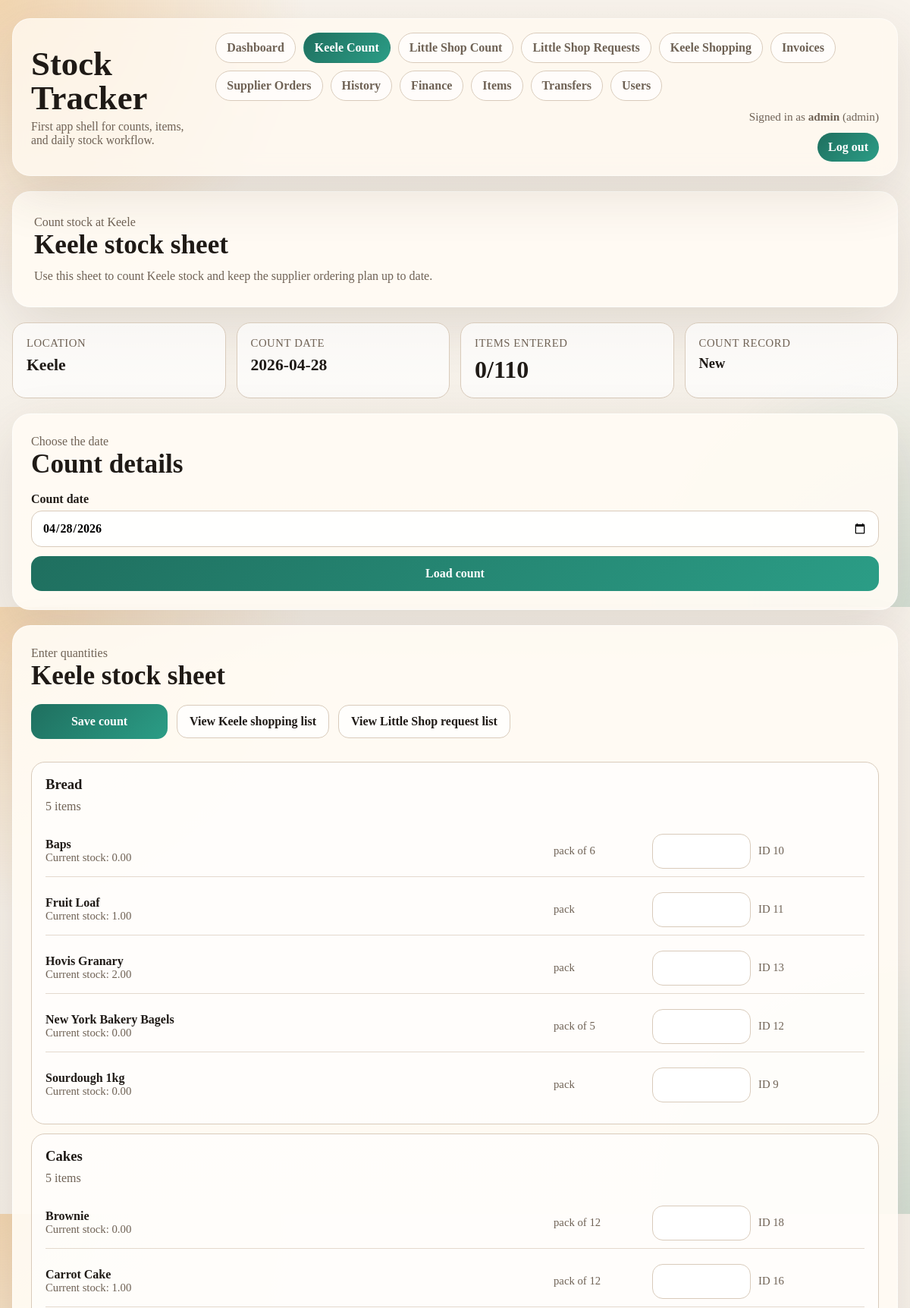
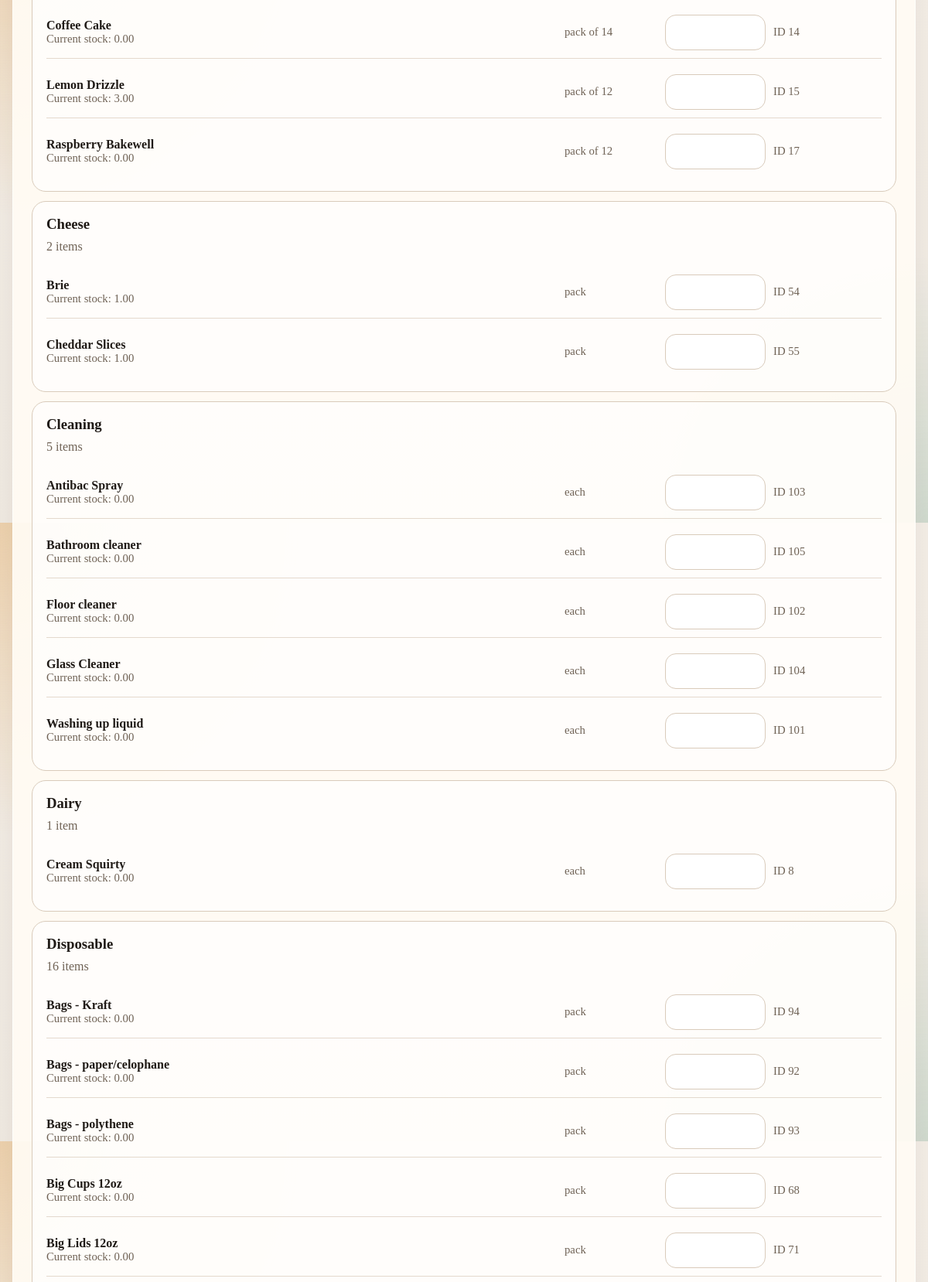
The page /counts/keele (signed in, upper part) on the database its author committed (2 pictures, top to bottom).
### tables this page shows
CREATE TABLE users (
    id INTEGER PRIMARY KEY AUTOINCREMENT,
    username TEXT NOT NULL UNIQUE,
    password_hash TEXT NOT NULL,
    role TEXT NOT NULL DEFAULT 'staff',
    is_active INTEGER NOT NULL DEFAULT 1,
    created_at TEXT NOT NULL DEFAULT (datetime('now'))
);

CREATE TABLE locations (
    id INTEGER PRIMARY KEY AUTOINCREMENT,
    name TEXT NOT NULL UNIQUE
);

CREATE TABLE items (
    id INTEGER PRIMARY KEY AUTOINCREMENT,
    name TEXT NOT NULL UNIQUE,
    category TEXT NOT NULL,
    base_unit TEXT NOT NULL,
    supplier_id INTEGER, cost_per_unit REAL NOT NULL DEFAULT 0,
    FOREIGN KEY (supplier_id) REFERENCES suppliers(id)
);

### src/stock/web.py (the view)
@app.get("/counts/keele")
@login_required
def keele_count():
    success_message = "Count saved successfully." if request.args.get("saved") == "1" else ""
    return _render_count_screen("Keele", count_date=request.args.get("date"), success_message=success_message)[0]

### src/stock/db.py (called while the page is built)
def get_conn():
    DB_PATH.parent.mkdir(parents=True, exist_ok=True)
    conn = sqlite3.connect(str(DB_PATH))
    conn.row_factory = sqlite3.Row
    conn.execute("PRAGMA foreign_keys = ON;")
    return conn

def get_user_by_id(user_id: int):
    with get_conn() as conn:
        return conn.execute(
            """
            SELECT id, username, password_hash, role, is_active, created_at
            FROM users
            WHERE id = ?;
            """,
            (user_id,),
        ).fetchone()

def get_location_id(name: str) -> int:
    with get_conn() as conn:
        row = conn.execute("SELECT id FROM locations WHERE name = ?;", (name,)).fetchone()
        if row is None:
            raise ValueError(f"Unknown location: {name}")
        return int(row["id"])

def get_item_id(name: str) -> int:
    with get_conn() as conn:
        row = conn.execute("SELECT id FROM items WHERE name = ?;", (name,)).fetchone()
        if row is None:
            raise ValueError(f"Unknown items: {name}")
        return int(row["id"])

def current_stock(location: str, item: str) -> float:
    baseline_qty, baseline_ts = last_count_line(location, item)
    if baseline_qty is None:
        baseline_qty = 0.0
        baseline_ts = None
    delta = transaction_delta_since(location, item, baseline_ts)
    return baseline_qty + delta

def last_count_line(location: str, item: str):
    location_id = get_location_id(location)
    item_id = get_item_id(item)
    with get_conn() as conn:
        row = conn.execute(
            """
            SELECT scl.counted_qty_base, sc.created_at
            FROM stock_count_lines scl
            JOIN stock_counts sc ON sc.id = scl.count_id
            WHERE sc.location_id = ? AND scl.item_id = ?
            ORDER BY sc.count_date DESC, datetime(sc.created_at) DESC
            LIMIT 1;
            """,
            (location_id, item_id),
        ).fetchone()
    if not row:
        return None, None
    return float(row["counted_qty_base"]), str(row["created_at"])

### src/stock/presentation.py (called while the page is built, shortened)
def active_page_for_path(path: str) -> str:
    if path.startswith("/login"):
        return "login"
    if path.startswith("/admin/users"):
        return "admin_users"
    if path.startswith("/counts/keele"):
        return "keele_count"

def group_rows_by_category(rows: list[dict]) -> dict[str, list[dict]]:
    grouped_rows: dict[str, list[dict]] = {}
    for row in rows:
        grouped_rows.setdefault(str(row["category"]), []).append(row)
    return grouped_rows

### templates/count_form.html (shortened to what this page needs)
{% extends "base.html" %}
{% block content %}
  <section class="hero">
    <p class="eyebrow">{{ hero_eyebrow }}</p>
    <h2>{{ hero_heading }}</h2>
    <p>{{ hero_text }}</p>
  </section>
  <section class="metrics">
    <article class="metric">
      <div class="metric-label">Location</div>
      <div class="metric-value" style="font-size: 1.35rem;">{{ location }}</div>
    </article>
    <article class="metric">
      <div class="metric-label">Count date</div>
      <div class="metric-value" style="font-size: 1.35rem;">{{ count_date }}</div>
    </article>
    <article class="metric">
      <div class="metric-label">Items entered</div>
      <div class="metric-value">{{ entered_items }}/{{ total_items }}</div>
    </article>
    <article class="metric">
      <div class="metric-label">Count record</div>
      <div class="metric-value" style="font-size: 1.15rem;">{{ count_id or "New" }}</div>
    </article>
  </section>
  <section class="panel">
    <p class="eyebrow">Choose the date</p>
    <h2>Count details</h2>
    <form method="get" action="{{ count_route }}" class="form-grid">
      <label for="date">
        Count date
        <input id="date" name="date" type="date" value="{{ count_date }}" required>
      </label>
      <button type="submit">Load count</button>
    </form>
  </section>
  <section class="panel">
    <p class="eyebrow">Enter quantities</p>
    <h2>{{ hero_heading }}</h2>
    <form method="post" action="/counts" class="form-grid">
      <div class="actions-row" style="margin-top:0;">
        <button type="submit" {% if is_reconciled %}disabled{% endif %}>Save count</button>
        <a class="button-link" href="{{ primary_link_href }}">{{ primary_link_label }}</a>
        <a class="button-link" href="{{ secondary_link_href }}">{{ secondary_link_label }}</a>
      </div>
      <div class="category-list">
        {% for category, rows in grouped_rows.items() %}
          <section class="count-category">
            <h3 style="margin:0;">{{ category }}</h3>
            <p class="eyebrow" style="margin-top:6px;">{{ rows|length }} item{% if rows|length != 1 %}s{% endif %}</p>
            <div class="count-grid">
              {% for row in rows %}
                <div class="count-row">
                  <div>
                    <div class="count-item-name">{{ row["name"] }}</div>
                    <div class="count-subtle">Current stock: {{ '%.2f'|format(row["current_stock"]) }}</div>
                  </div>
                  <div class="count-subtle">{{ row["base_unit"] }}</div>
                  <div>
                    <input
                      type="number"
                      step="any"
                      min="0"
                      name="qty_{{ row['id'] }}"
                      value="{{ row['counted_qty'] }}"
                    >
                  </div>
                  <div class="count-subtle">ID {{ row["id"] }}</div>
                </div>
              {% endfor %}
            </div>
          </section>
        {% endfor %}
      </div>
    </form>
  </section>
{% endblock %}

### templates/base.html (shortened to what this page needs)
<!doctype html>
<html lang="en">
<head>
</head>
<body>
  <div class="app-shell">
    <header class="topbar">
      <div class="brand">
        <h1>Stock Tracker</h1>
        <p>First app shell for counts, items, and daily stock workflow.</p>
      </div>
      <div class="nav-shell">
        <nav class="nav">
          {% if current_user.is_authenticated %}
            <a href="/" class="{% if active_page == 'dashboard' %}active{% endif %}">Dashboard</a>
            <a href="/counts/keele" class="{% if active_page == 'keele_count' %}active{% endif %}">Keele Count</a>
            <a href="/counts/little-shop" class="{% if active_page == 'little_shop_count' %}active{% endif %}">Little Shop Count</a>
            <a href="/request-lists" class="{% if active_page == 'little_shop_requests' %}active{% endif %}">Little Shop Requests</a>
            {% if is_manager %}
              <a href="/shopping-lists" class="{% if active_page == 'shopping_lists' %}active{% endif %}">Keele Shopping</a>
              <a href="/deliveries/new" class="{% if active_page == 'deliveries' %}active{% endif %}">Invoices</a>
              <a href="/supplier-orders" class="{% if active_page == 'supplier_orders' %}active{% endif %}">Supplier Orders</a>
              <a href="/history" class="{% if active_page == 'history' %}active{% endif %}">History</a>
              <a href="/finance" class="{% if active_page == 'finance' %}active{% endif %}">Finance</a>
              <a href="/items" class="{% if active_page == 'items' %}active{% endif %}">Items</a>
            {% endif %}
            {% if is_manager %}
              <a href="/transfers" class="{% if active_page == 'transfers' %}active{% endif %}">Transfers</a>
            {% endif %}
            {% if is_admin %}
              <a href="/admin/users" class="{% if active_page == 'admin_users' %}active{% endif %}">Users</a>
            {% endif %}
          {% else %}
            <a href="/login" class="{% if active_page == 'login' %}active{% endif %}">Login</a>
          {% endif %}
        </nav>
        {% if current_user.is_authenticated %}
          <div class="user-meta">
            Signed in as <strong>{{ current_user.username }}</strong> ({{ current_user.role }})
          </div>
          <form method="post" action="/logout" class="logout-form">
            <button type="submit">Log out</button>
          </form>
        {% endif %}
      </div>
    </header>
    <main class="content">
      {% block content %}{% endblock %}
    </main>
  </div>
</body>
</html>

### templates/base.html (style rules this page uses)
:root { --bg: #f4efe7; --panel: rgba(255, 251, 244, 0.92); --ink: #1f1a16; --muted: #6f6255; --line: #d9cbbb; --accent: #1f6f5f; --accent-soft: #d8efe8; --warn: #fff0df; --danger: #a93b24; --success: #176646; --shadow: 0 24px 70px rgba(70, 51, 31, 0.12); }
* { box-sizing: border-box; }
body { margin: 0; color: var(--ink); background: radial-gradient(circle at top left, rgba(235, 183, 117, 0.5) 0, transparent 28%), radial-gradient(circle at bottom right, rgba(62, 145, 123, 0.18) 0, transparent 24%), linear-gradient(180deg, #f8f3ec 0%, var(--bg) 100%); font-family: Georgia, "Times New Roman", serif; min-height: 100vh; }
a { color: inherit; }
.app-shell { width: min(1180px, calc(100% - 32px)); margin: 24px auto 40px; }
.topbar { display: flex; justify-content: space-between; align-items: center; gap: 16px; padding: 18px 24px; border: 1px solid rgba(255,255,255,0.45); border-radius: 24px; background: rgba(255, 249, 240, 0.8); backdrop-filter: blur(12px); box-shadow: var(--shadow); }
.brand h1 { margin: 0; font-size: clamp(1.8rem, 4vw, 2.8rem); line-height: 1; }
.brand p { margin: 6px 0 0; color: var(--muted); font-size: 0.98rem; }
.nav { display: flex; gap: 10px; flex-wrap: wrap; }
.nav-shell { display: grid; gap: 12px; justify-items: end; }
.nav a { text-decoration: none; padding: 10px 14px; border-radius: 999px; border: 1px solid var(--line); background: rgba(255,255,255,0.65); color: var(--muted); font-weight: 700; }
.nav a.active { background: linear-gradient(135deg, var(--accent), #2b9d86); color: white; border-color: transparent; }
.user-meta { color: var(--muted); font-size: 0.95rem; text-align: right; }
.logout-form { margin: 0; width: auto; }
.logout-form button { width: auto; padding: 10px 14px; border-radius: 999px; }
.content { margin-top: 20px; display: grid; gap: 20px; }
.hero, .panel { background: var(--panel); border: 1px solid rgba(255,255,255,0.58); border-radius: 24px; box-shadow: var(--shadow); }
.hero { padding: 28px; }
.hero h2, .panel h2 { margin: 0 0 10px; font-size: clamp(1.5rem, 3vw, 2.2rem); line-height: 1.05; }
.hero p, .panel p { margin: 0; color: var(--muted); font-size: 1rem; line-height: 1.5; }
.metrics { display: grid; grid-template-columns: repeat(auto-fit, minmax(180px, 1fr)); gap: 14px; }
.metric { padding: 18px; border-radius: 18px; background: rgba(255,255,255,0.7); border: 1px solid var(--line); }
.metric-label { color: var(--muted); font-size: 0.92rem; text-transform: uppercase; letter-spacing: 0.04em; }
.metric-value { margin-top: 8px; font-size: 2rem; font-weight: 700; }
.panel { padding: 24px; }
.form-grid { display: grid; gap: 12px; margin-top: 18px; }
label { display: grid; gap: 6px; font-weight: 700; color: var(--ink); }
input, select, button { width: 100%; font: inherit; border-radius: 14px; }
input, select { padding: 13px 14px; border: 1px solid var(--line); background: rgba(255,255,255,0.95); }
button { padding: 14px 16px; border: 0; color: white; font-weight: 700; cursor: pointer; background: linear-gradient(135deg, var(--accent), #2b9d86); }
.history-list, .category-list, .actions-row { display: grid; gap: 12px; margin-top: 18px; }
.actions-row { grid-template-columns: repeat(auto-fit, minmax(180px, max-content)); align-items: center; }
.count-category { padding: 18px; border-radius: 18px; border: 1px solid var(--line); background: rgba(255,255,255,0.66); }
.count-grid { display: grid; gap: 10px; margin-top: 14px; }
.count-row { display: grid; grid-template-columns: minmax(200px, 1.3fr) 120px 130px 140px; gap: 10px; align-items: center; padding: 10px 0; border-bottom: 1px solid rgba(217, 203, 187, 0.7); }
.count-row:last-child { border-bottom: 0; }
.count-row input { margin: 0; }
.count-item-name { font-weight: 700; }
.count-subtle { color: var(--muted); font-size: 0.92rem; }
.history-meta, .eyebrow { color: var(--muted); font-size: 0.95rem; }
.button-link { display: inline-block; text-decoration: none; padding: 12px 16px; border-radius: 14px; font-weight: 700; border: 1px solid var(--line); background: rgba(255,255,255,0.78); }

### rows shown on the page
users: username "admin", role "admin"
locations: name "Keele"
items: category "Bread", rows "5", name "Baps", current_stock "0.00", base_unit "pack of 6", id "10"
items: name "Fruit Loaf", current_stock "1.00", base_unit "pack", id "11"
items: name "Hovis Granary", current_stock "2.00", base_unit "pack", id "13"
items: name "New York Bakery Bagels", current_stock "0.00", base_unit "pack of 5", id "12"
items: name "Sourdough 1kg", current_stock "0.00", base_unit "pack", id "9"
items: category "Cakes", rows "5", name "Brownie", current_stock "0.00", base_unit "pack of 12", id "18"
items: name "Carrot Cake", current_stock "1.00", base_unit "pack of 12", id "16"
items: name "Coffee Cake", current_stock "0.00", base_unit "pack of 14", id "14"
items: name "Lemon Drizzle", current_stock "3.00", base_unit "pack of 12", id "15"
items: name "Raspberry Bakewell", current_stock "0.00", base_unit "pack of 12", id "17"
items: category "Cheese", rows "2", name "Brie", current_stock "1.00", base_unit "pack", id "54"
items: name "Cheddar Slices", current_stock "1.00", base_unit "pack", id "55"
items: category "Cleaning", rows "5", name "Antibac Spray", current_stock "0.00", base_unit "each", id "103"
items: name "Bathroom cleaner", current_stock "0.00", base_unit "each", id "105"
items: name "Floor cleaner", current_stock "0.00", base_unit "each", id "102"
items: name "Glass Cleaner", current_stock "0.00", base_unit "each", id "104"
items: name "Washing up liquid", current_stock "0.00", base_unit "each", id "101"
items: category "Dairy", rows "1", name "Cream Squirty", current_stock "0.00", base_unit "each", id "8"
items: category "Disposable", rows "16", name "Bags - Kraft", current_stock "0.00", base_unit "pack", id "94"
items: name "Bags - paper/celophane", current_stock "0.00", base_unit "pack", id "92"
items: name "Bags - polythene", current_stock "0.00", base_unit "pack", id "93"
items: name "Big Cups 12oz", current_stock "0.00", base_unit "pack", id "68"
items: name "Big Lids 12oz", current_stock "0.00", base_unit "pack", id "71"

### other values the page prints
{{ hero_eyebrow }} "Count stock at Keele"
{{ hero_heading }} "Keele stock sheet"
{{ hero_text }} "Use this sheet to count Keele stock and keep the supplier ordering plan up to date."
{{ count_date }} "2026-04-28"
{{ entered_items }} "0"
{{ total_items }} "110"
{{ count_id or "New" }} "New"
{{ primary_link_label }} "View Keele shopping list"
{{ secondary_link_label }} "View Little Shop request list"
